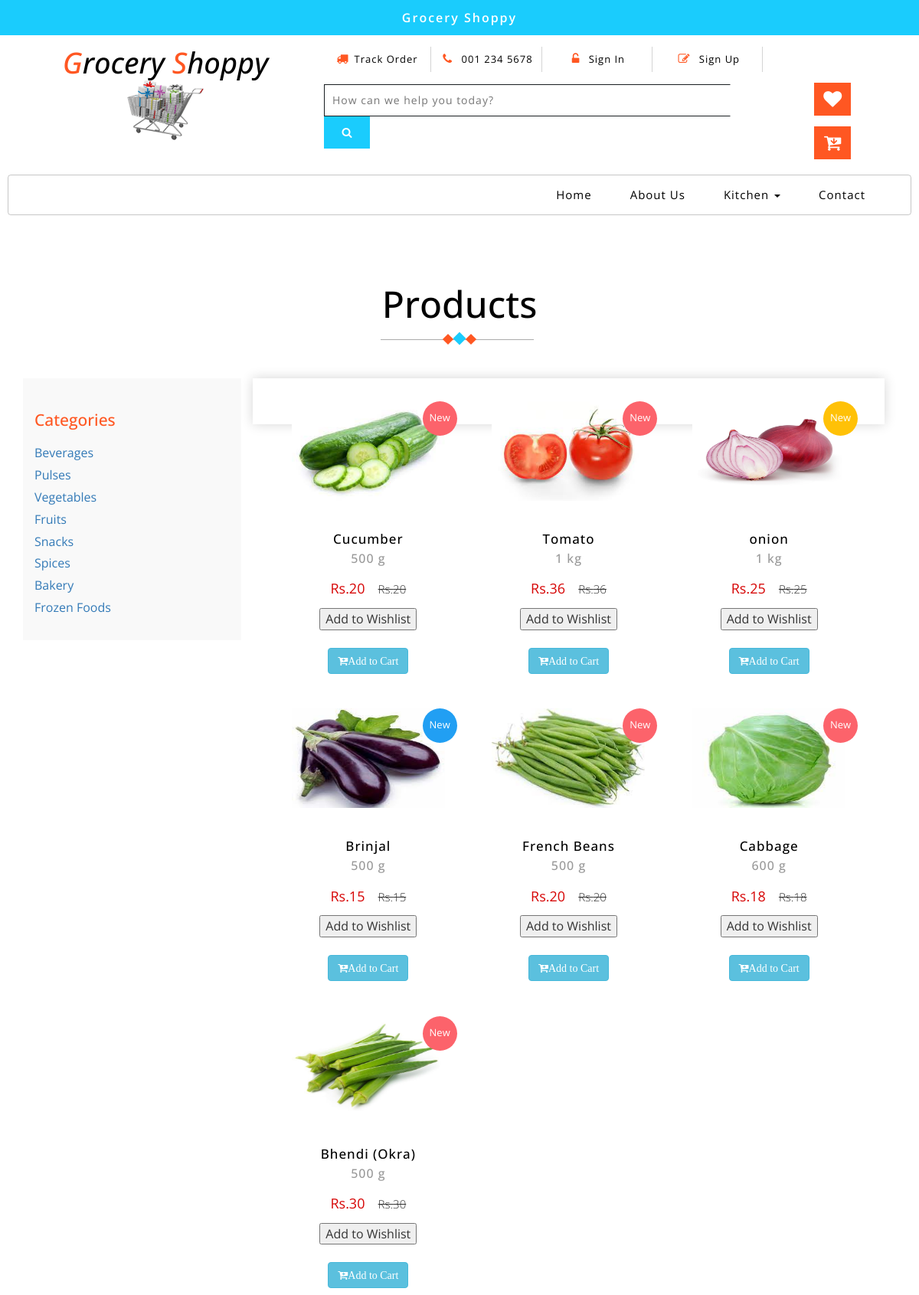
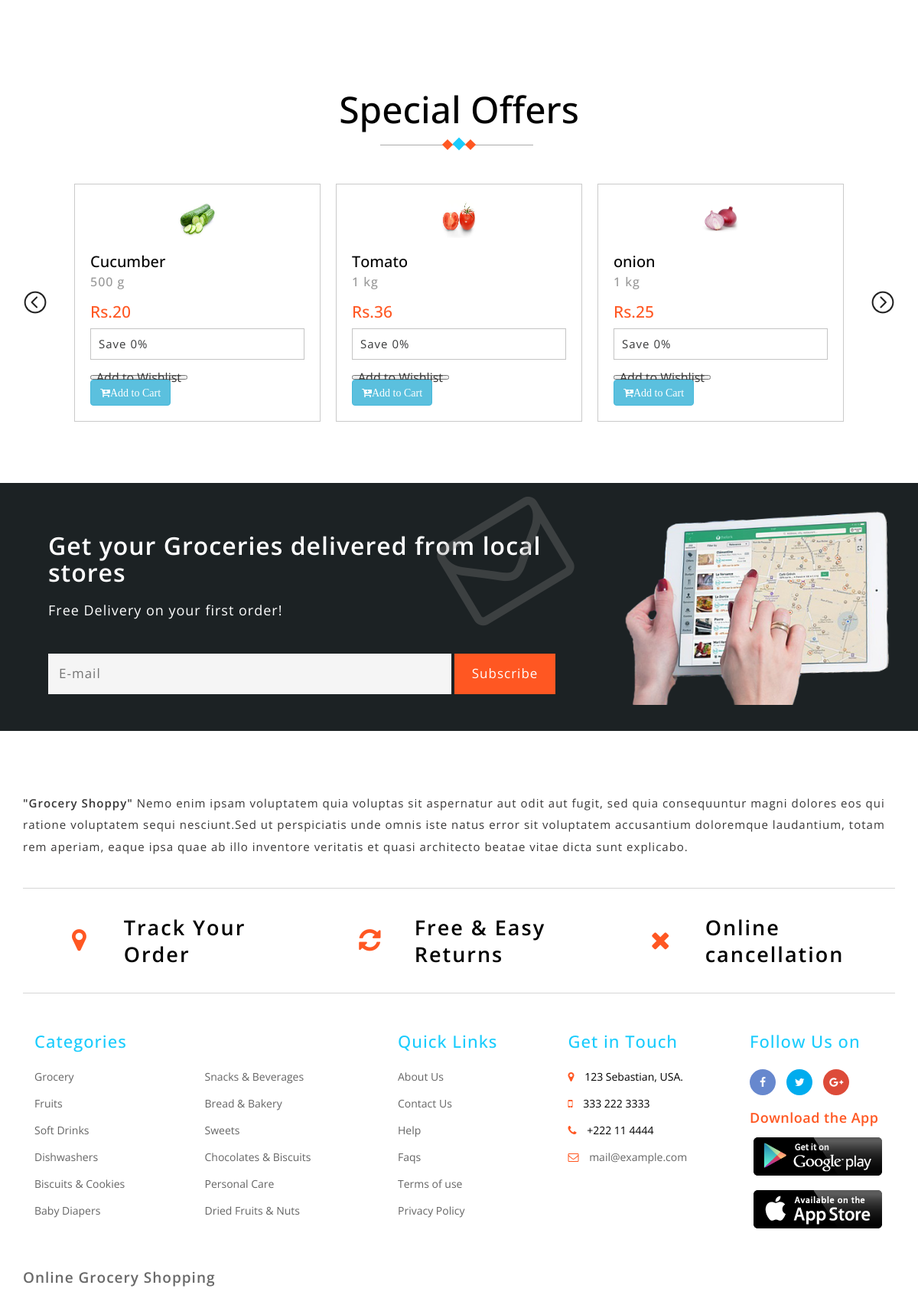
The page /product/Vegetables/ (upper part) on the database its author committed (2 pictures, top to bottom).
### mainApp/models.py (models this page shows, shortened)
class KitchenCategory(models.Model):
    name=models.CharField(max_length=50, default=None, blank=True, null=True )

class Vegetables(models.Model):
    name= models.CharField(max_length=50)
    cat=models.CharField(default='Vegetables', max_length=20)
    basePrice = models.IntegerField()
    discount = models.IntegerField(default=0, null=True, blank=True)
    finalPrice = models.IntegerField()
    desc = models.TextField()
    seller_details=models.ForeignKey(Seller, on_delete=models.CASCADE)
    img1=models.ImageField(upload_to='images/', default=None, blank=True, null=True)
    img2=models.ImageField(upload_to='images/', default=None, blank=True, null=True)
    img3=models.ImageField(upload_to='images/', default=None, blank=True, null=True)
    size = models.CharField(max_length=10)
    stock = models.BooleanField(default=False)
    quantity = models.PositiveIntegerField(default=0, null=True, blank=True)

### mainApp/views.py (the view)
# urls.py: path('product/<str:cat>/', views.product),
def product(request, cat):
    kit = KitchenCategory.objects.all()
    if(cat=='Beverages'):
        p=Beverages.objects.all()
    if(cat=='Frozen Foods'):
        p=FrozenFoods.objects.all()
    if(cat=='Pulses'):
        p=Pulses.objects.all()
    if(cat=='Vegetables'):
        p=Vegetables.objects.all()
    if(cat=='Fruits'):
        p=Fruits.objects.all()
    if(cat=='Snacks'):
        p=Snacks.objects.all()
    if(cat=='Spices'):
        p=Spices.objects.all()
    if(cat=='Bakery'):
        p=Bakery.objects.all()
    return render(request, "product.html", {"Product": p, "Category": cat, "KitCat": kit})

### mainApp/templates/product.html (shortened to what this page needs)
{% extends 'index.html' %}
{% load static %}
{% block body %}
	<div class="ads-grid">
		<div class="container">
			<h3 class="tittle-w3l"> Products
				<span class="heading-style">
					<i></i>
					<i></i>
					<i></i>
				</span>
			</h3>
			<div class="side-bar col-md-3">
				<div class="left-side">
					<h3 class="agileits-sear-head">Categories</h3>
					<ul>
						{% for i in KitCat %}
						<li>
							<a href="/product/{{i.name}}/">{{i.name}}</a>
						</li>
						{% endfor %}
					</ul>
				</div>
			</div>
			<div class="agileinfo-ads-display col-md-9 w3l-rightpro">
				<div class="wrapper">
					<div class="product-sec1">
						{% for i in Product %}
						<div class="col-xs-4 product-men">
							<div class="men-pro-item simpleCart_shelfItem">
								<div class="men-thumb-item">
								<img src="{{i.img1.url}}" alt="" width="200px" height="130px">
									<span class="product-new-top">New</span>
								</div>
								<div class="item-info-product ">
									<h4>
										<a href="/productinfo/{{i.id}}/{{i.cat}}/">{{i.name}}</a>
										<p>{{i.size}}</p>
									</h4>
									<div class="info-product-price">
										<span class="item_price">Rs.{{i.finalPrice}}</span>
										<del>Rs.{{i.basePrice}}</del>
									</div>
									<form method="post" action="/wishlist/{{i.id}}/{{i.cat}}/">
										<button type="submit" >Add to Wishlist</button><br><br>
									</form>
									<div class="snipcart-details top_brand_home_details item_add single-item hvr-outline-out">
										<form method="post" action="/cart/{{i.id}}/{{i.cat}}/">
											{% if not i.stock %}
											<button type="submit"class="btn btn-danger" type="submit" name="submit" style="pointer-events: none">
												<i class="fa fa-cart-plus">Out of Stock</i>
											</button><br><br><br>
											{% else %}
											<button type="submit"class="btn btn-info" type="submit" name="submit">
												<i class="fa fa-cart-plus">Add to Cart</i>
											</button><br><br><br>
											{% endif %}
										</form>
									</div>
								</div>
							</div>
						</div>
						{% endfor %}
						</div>
						<div class="clearfix"></div>
					</div>
				</div>
			</div>
		</div>
	<div class="featured-section" id="projects">
		<div class="container">
			<h3 class="tittle-w3l">Special Offers
				<span class="heading-style">
					<i></i>
					<i></i>
					<i></i>
				</span>
			</h3>
			<div class="content-bottom-in">
				<ul id="flexiselDemo1">
					{% for i in Product %}
					<li>
						<div class="w3l-specilamk">
							<div class="speioffer-agile">
								<a href="/productinfo/{{i.id}}/{{i.cat}}/">
									<img src="{{i.img1.url}}" alt="" width="50 px" height="50px">
								</a>
							</div>
							<div class="product-name-w3l">
								<h4>
									<a href="/productinfo/{{i.id}}/{{i.cat}}/">{{i.name}}</a> <p>{{i.size}}</p>
								</h4>
								<div class="w3l-pricehkj">
									<h6>Rs.{{i.finalPrice}}</h6>
									<p>Save {{i.discount}}%</p>
								</div>
								<div class="">
									<form method="post" action="/wishlist/{{i.id}}/{{i.cat}}/">
										<button type="submit" >Add to Wishlist</button>
									</form>
								</div>
								<div class="snipcart-details top_brand_home_details item_add single-item hvr-outline-out">
										<form method="post" action="/cart/{{i.id}}/{{i.cat}}/">
											{% if not i.stock %}
											<button type="submit"class="btn btn-danger" type="submit" name="submit" style="pointer-events: none">
												<i class="fa fa-cart-plus">Out of Stock</i>
											</button>
											{% else %}
											<button type="submit"class="btn btn-info" type="submit" name="submit">
												<i class="fa fa-cart-plus">Add to Cart</i>
											</button>
											{% endif %}
										</form>
									</div>
							</div>
						</div>
					</li>
					{% endfor %}
				</ul>
			</div>
		</div>
	</div>
	{% endblock %}

### rows shown on the page
KitchenCategory: name "Beverages"
KitchenCategory: name "Pulses"
KitchenCategory: name "Vegetables"
KitchenCategory: name "Fruits"
KitchenCategory: name "Snacks"
KitchenCategory: name "Spices"
KitchenCategory: name "Bakery"
KitchenCategory: name "Frozen Foods"
Vegetables: img1 (picture), name "Cucumber", size "500 g", finalPrice "20", basePrice "20", stock "Add to Cart", discount "0"
Vegetables: img1 (picture), name "Tomato", size "1 kg", finalPrice "36", basePrice "36", stock "Add to Cart", discount "0"
Vegetables: img1 (picture), name "onion", size "1 kg", finalPrice "25", basePrice "25", stock "Add to Cart", discount "0"
Vegetables: img1 (picture), name "Brinjal", size "500 g", finalPrice "15", basePrice "15", stock "Add to Cart"
Vegetables: img1 (picture), name "French Beans", size "500 g", finalPrice "20", basePrice "20", stock "Add to Cart"
Vegetables: img1 (picture), name "Cabbage", size "600 g", finalPrice "18", basePrice "18", stock "Add to Cart"
Vegetables: img1 (picture), name "Bhendi (Okra)", size "500 g", finalPrice "30", basePrice "30", stock "Add to Cart"
